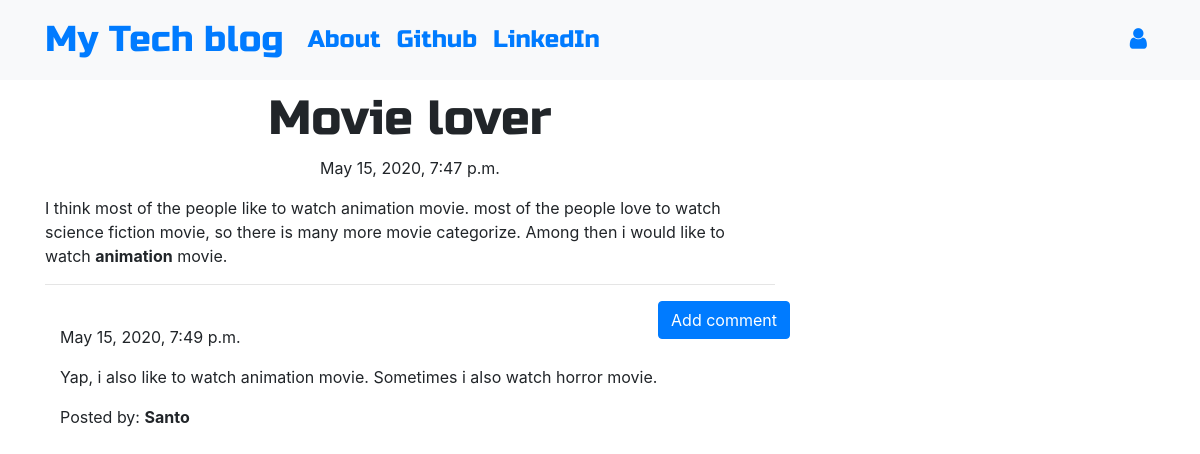
The page /post/5 on the database its author committed.
### blog/models.py (models this page shows, shortened)
class Post(models.Model):
    author = models.ForeignKey('auth.User',on_delete=models.CASCADE)
    title = models.CharField(max_length=200)
    text = models.TextField()
    created_date = models.DateTimeField(default=timezone.now)
    published_date = models.DateTimeField(blank=True, null=True)

class Comment(models.Model):
    post = models.ForeignKey('blog.Post', related_name='comments',on_delete=models.CASCADE)
    author = models.CharField(max_length=200)
    text = models.TextField()
    created_date = models.DateTimeField(default=timezone.now)
    approved_comment = models.BooleanField(default=False)

### blog/views.py (the view)
# urls.py: path('post/<int:pk>', views.PostDetailView.as_view(), name='post_detail'),
class PostDetailView(DetailView):
    model = Post

### blog/templates/blog/post_detail.html (shortened to what this page needs)
{% extends 'blog/base.html' %}
{% block content %}
        <h1 class='posttitle loader'>{{ post.title }}</h1>
        {% if post.published_date %}
            <div class="date postdate">
                {{ post.published_date }}
            </div>
        {% else %}
            <a class="btn btn-outline-dark" href="{% url 'post_publish' pk=post.pk %}">Publish</a>
        {% endif %}
      <p class='postcontent' >{{ post.text|safe|linebreaksbr }}</p>
  <hr>
  <a class="btn btn-primary btn-comment" href="{% url 'add_comment_to_post' pk=post.pk %}">Add comment</a>
  <div class="container">
  {% for comment in post.comments.all %}
  <br>
      {% if user.is_authenticated or comment.approved_comment %}
              {{ comment.created_date }}
          <p>{{ comment.text|safe|linebreaks }}</p>
          <p>Posted by: <strong>{{ comment.author }}</strong></p>
      {% endif %}
  {% empty %}
      <p>No comments posted.</p>
  {% endfor %}
</div>
{% endblock %}

### blog/static/css/blog.css (style rules this page uses)
.postdate { text-align: center; }
.posttitle { font-family: 'Russo One', sans-serif; font-size: 3em; text-align: center; }
.postcontent { font-family: 'Montserrat'; font-size: 1.5em; }
.btn-comment { position: absolute; right: 0px; }
.loader { filter:hue-rotate(0deg); color: linear-gradient(45deg,#0f8,#08f); animation:hue 5000ms infinite linear; }

### rows shown on the page
Post: title "Movie lover", published_date "May 15, 2020, 7:47 p.m.", text "I think most of the people like to watch animation movie. most of the people love to watch science fiction movie, so there is many more movie categorize. Among then i would like to watch animation movie."
Comment: created_date "May 15, 2020, 7:49 p.m.", text "Yap, i also like to watch animation movie. Sometimes i also watch horror movie.", author "Santo"
